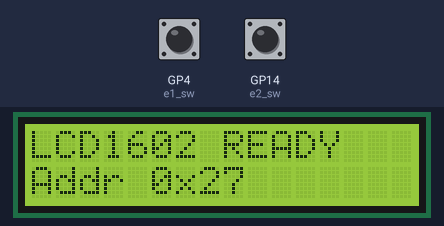
This program was run on a simulated Raspberry Pi Pico running MicroPython. Shown: 16×2 character LCD. Wiring (from the project's diagram.json): rotary encoder A on GP2, rotary encoder B on GP3, button encoder on GP4, rotary encoder A on GP5, rotary encoder B on GP6, button encoder on GP7. The test bench sets the inputs (shaded band); at power-on: GP4 (e1_sw) HIGH, GP14 (e2_sw) HIGH. What the program prints to the serial console is not drawn.

Above: at 0.2 s.
At 0.8 s:
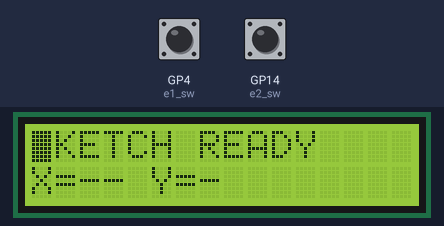
At 1.2 s:
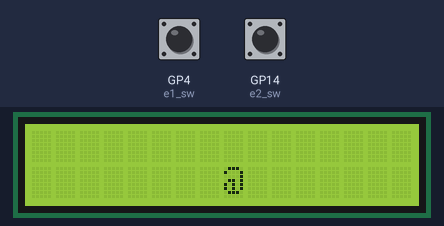

The program:

pocket_sketch_lcd1602_i2c.py
```python
from machine import Pin, I2C
import utime

# 1602 I2C backpack (PCF8574) pin map
LCD_RS = 0x01
LCD_RW = 0x02
LCD_E = 0x04
LCD_BACKLIGHT = 0x08

LCD_CMD_CLEAR = 0x01
LCD_CMD_HOME = 0x02
LCD_CMD_ENTRY_MODE = 0x04
LCD_CMD_DISPLAY_CTRL = 0x08
LCD_CMD_FUNCTION = 0x20
LCD_CMD_SET_DDRAM = 0x80


class LCD1602_I2C:
    def __init__(self, i2c, addr, cols=16, rows=2):
        self.i2c = i2c
        self.addr = addr
        self.cols = cols
        self.rows = rows
        self.backlight = LCD_BACKLIGHT
        self._init_lcd()

    def _write_byte(self, data):
        self.i2c.writeto(self.addr, bytes([data]))

    def _pulse_enable(self, data):
        self._write_byte(data | LCD_E)
        utime.sleep_us(1)
        self._write_byte(data & ~LCD_E)
        utime.sleep_us(50)

    def _write4(self, value, mode=0):
        data = ((value & 0x0F) << 4) | self.backlight
        if mode:
            data |= LCD_RS
        self._write_byte(data)
        self._pulse_enable(data)

    def _send(self, value, mode=0):
        self._write4(value >> 4, mode)
        self._write4(value & 0x0F, mode)

    def command(self, cmd):
        self._send(cmd, 0)
        if cmd == LCD_CMD_CLEAR or cmd == LCD_CMD_HOME:
            utime.sleep_ms(2)

    def putchar(self, ch):
        self._send(ord(ch), 1)

    def putstr(self, s):
        for ch in s:
            self.putchar(ch)

    def move_to(self, col, row):
        row_offsets = [0x00, 0x40, 0x14, 0x54]
        self.command(LCD_CMD_SET_DDRAM | (col + row_offsets[row]))

    def clear(self):
        self.command(LCD_CMD_CLEAR)

    def write_row(self, row, text):
        self.move_to(0, row)
        s = str(text)
        if len(s) < self.cols:
            s = s + (" " * (self.cols - len(s)))
        self.putstr(s[: self.cols])

    def _init_lcd(self):
        utime.sleep_ms(50)
        self._write4(0x03)
        utime.sleep_ms(5)
        self._write4(0x03)
        utime.sleep_us(150)
        self._write4(0x03)
        self._write4(0x02)

        self.command(LCD_CMD_FUNCTION | 0x08)   # 4-bit, 2-line, 5x8 dots
        self.command(LCD_CMD_DISPLAY_CTRL | 0x0F)  # display on, cursor on, blink on
        self.command(LCD_CMD_CLEAR)
        self.command(LCD_CMD_ENTRY_MODE | 0x02)  # increment


I2C_CANDIDATES = [
    (1, 7, 6),
    (0, 1, 0),
    (0, 5, 4),
    (0, 9, 8),
    (1, 3, 2),
    (1, 11, 10),
]

LCD_COLS = 16
LCD_ROWS = 2

# Encoder 1 controls X (direction already swapped to your preference)
E1_CLK_PIN = 2
E1_DT_PIN = 3
E1_SW_PIN = 4

# Encoder 2 controls Y
E2_CLK_PIN = 12
E2_DT_PIN = 13
E2_SW_PIN = 14


def find_working_lcd():
    errors = []
    for i2c_id, scl_pin, sda_pin in I2C_CANDIDATES:
        try:
            bus = I2C(i2c_id, scl=Pin(scl_pin), sda=Pin(sda_pin), freq=100000)
            addrs = bus.scan()
        except Exception as e:
            errors.append("bus {} GP{}/GP{} init: {}".format(i2c_id, scl_pin, sda_pin, e))
            continue

        if not addrs:
            continue

        preferred = []
        if 0x27 in addrs:
            preferred.append(0x27)
        if 0x3F in addrs:
            preferred.append(0x3F)
        for a in addrs:
            if a not in preferred:
                preferred.append(a)

        for addr in preferred:
            try:
                lcd = LCD1602_I2C(bus, addr, LCD_COLS, LCD_ROWS)
                lcd.write_row(0, "LCD1602 READY")
                lcd.write_row(1, "Addr {}".format(hex(addr)))
                utime.sleep_ms(500)
                lcd.clear()
                return lcd, i2c_id, scl_pin, sda_pin, addrs, addr
            except OSError as e:
                errors.append(
                    "bus {} GP{}/GP{} addr {} write: {}".format(
                        i2c_id, scl_pin, sda_pin, hex(addr), e
                    )
                )
                continue

    msg = "No working 1602 I2C LCD found. Check VCC->5V/3V3, GND, SCK->SCL, SDA."
    if errors:
        msg += " Last errors: " + " | ".join(errors[:3])
    raise OSError(msg)


def clamp(value, low, high):
    if value < low:
        return low
    if value > high:
        return high
    return value


def queue_move(dx, dy):
    global pending_dx, pending_dy
    pending_dx += dx
    pending_dy += dy


def rebuild_canvas_from_points():
    global canvas
    canvas = [[" " for _ in range(DRAW_W)] for _ in range(DRAW_H)]
    for px, py in points:
        canvas[py][px] = "#"
    render()


def render():
    row0 = canvas[0][:]
    row1 = canvas[1][:]

    if y == 0:
        row0[x] = "@"
    else:
        row1[x] = "@"

    lcd.write_row(0, "".join(row0))
    lcd.write_row(1, "".join(row1))


def step_cursor(dx, dy):
    global x, y, redo_stack

    nx = clamp(x + dx, 0, DRAW_W - 1)
    ny = clamp(y + dy, 0, DRAW_H - 1)
    if nx != x or ny != y:
        x = nx
        y = ny
        canvas[y][x] = "#"
        points.append((x, y))
        redo_stack = []
        render()


def undo_step():
    global x, y, points
    if len(points) <= 1:
        return

    removed = points.pop()
    redo_stack.append([removed])
    x, y = points[-1]
    rebuild_canvas_from_points()


def redo_step():
    global x, y, points
    if not redo_stack:
        return

    restored = redo_stack.pop()
    points.extend(restored)
    x, y = points[-1]
    rebuild_canvas_from_points()


lcd, i2c_id, scl_pin, sda_pin, addrs, addr = find_working_lcd()

DRAW_W = LCD_COLS
DRAW_H = LCD_ROWS

canvas = [[" " for _ in range(DRAW_W)] for _ in range(DRAW_H)]

# Strong visual check on boot.
lcd.write_row(0, "SKETCH READY")
lcd.write_row(1, "X=-- Y=-")
lcd.move_to(0, 0)
utime.sleep_ms(400)

x = DRAW_W // 2
y = DRAW_H // 2
canvas[y][x] = "#"
points = [(x, y)]
redo_stack = []

render()

e1_clk = Pin(E1_CLK_PIN, Pin.IN, Pin.PULL_UP)
e1_dt = Pin(E1_DT_PIN, Pin.IN, Pin.PULL_UP)
e1_sw = Pin(E1_SW_PIN, Pin.IN, Pin.PULL_UP)

e2_clk = Pin(E2_CLK_PIN, Pin.IN, Pin.PULL_UP)
e2_dt = Pin(E2_DT_PIN, Pin.IN, Pin.PULL_UP)
e2_sw = Pin(E2_SW_PIN, Pin.IN, Pin.PULL_UP)

last_clk1 = e1_clk.value()
last_clk2 = e2_clk.value()

pending_dx = 0
pending_dy = 0
pending_undo = False
pending_redo = False

UNDO_HOLD_DELAY_MS = 350
REDO_HOLD_DELAY_MS = 350
HOLD_REPEAT_MS = 90
undo_hold_active = False
redo_hold_active = False
next_undo_repeat_ms = 0
next_redo_repeat_ms = 0

print("LCD1602 sketch ready")
print("I2C bus:", i2c_id, "SCL=GP" + str(scl_pin), "SDA=GP" + str(sda_pin))
print("I2C addresses found:", addrs)
print("Using LCD address:", hex(addr))

while True:
    current_clk1 = e1_clk.value()
    if last_clk1 == 1 and current_clk1 == 0:
        # Swapped direction for encoder 1.
        if e1_dt.value() == 1:
            queue_move(1, 0)
        else:
            queue_move(-1, 0)
    last_clk1 = current_clk1

    current_clk2 = e2_clk.value()
    if last_clk2 == 1 and current_clk2 == 0:
        if e2_dt.value() == 1:
            queue_move(0, 1)
        else:
            queue_move(0, -1)
    last_clk2 = current_clk2

    now = utime.ticks_ms()

    current_sw1 = e1_sw.value()
    if current_sw1 == 0:
        if not undo_hold_active:
            pending_undo = True
            undo_hold_active = True
            next_undo_repeat_ms = utime.ticks_add(now, UNDO_HOLD_DELAY_MS)
        elif utime.ticks_diff(now, next_undo_repeat_ms) >= 0:
            pending_undo = True
            next_undo_repeat_ms = utime.ticks_add(now, HOLD_REPEAT_MS)
    else:
        undo_hold_active = False

    current_sw2 = e2_sw.value()
    if current_sw2 == 0:
        if not redo_hold_active:
            pending_redo = True
            redo_hold_active = True
            next_redo_repeat_ms = utime.ticks_add(now, REDO_HOLD_DELAY_MS)
        elif utime.ticks_diff(now, next_redo_repeat_ms) >= 0:
            pending_redo = True
            next_redo_repeat_ms = utime.ticks_add(now, HOLD_REPEAT_MS)
    else:
        redo_hold_active = False

    if pending_undo:
        pending_undo = False
        undo_step()

    if pending_redo:
        pending_redo = False
        redo_step()

    moved = False
    while pending_dx != 0:
        moved = True
        if pending_dx > 0:
            pending_dx -= 1
            step_cursor(1, 0)
        else:
            pending_dx += 1
            step_cursor(-1, 0)

    while pending_dy != 0:
        moved = True
        if pending_dy > 0:
            pending_dy -= 1
            step_cursor(0, 1)
        else:
            pending_dy += 1
            step_cursor(0, -1)

    if not moved:
        utime.sleep_ms(1)
```

Measured:
- what the display in image 0 shows lasts 0.5 s, from 0.1 s to 0.6 s
